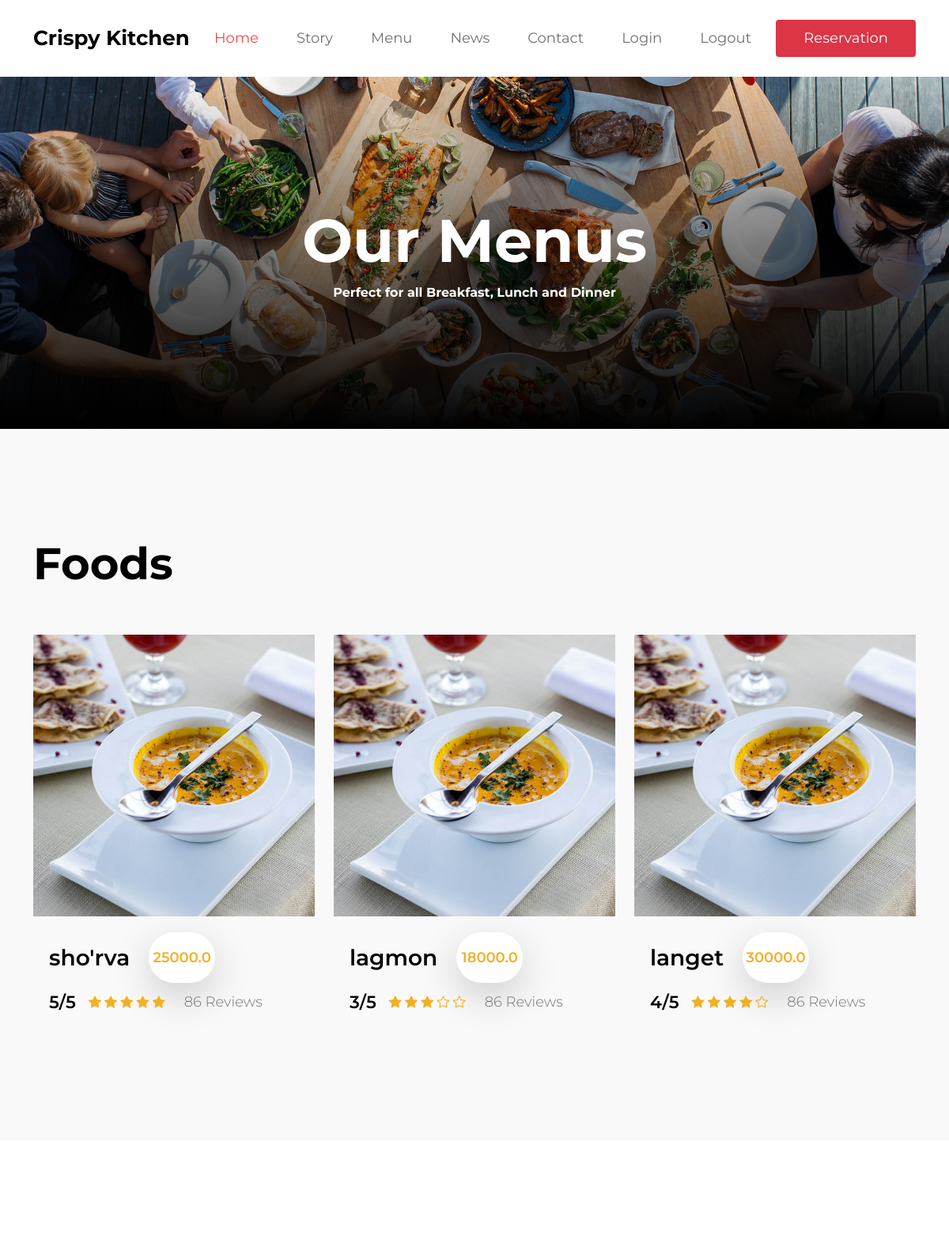
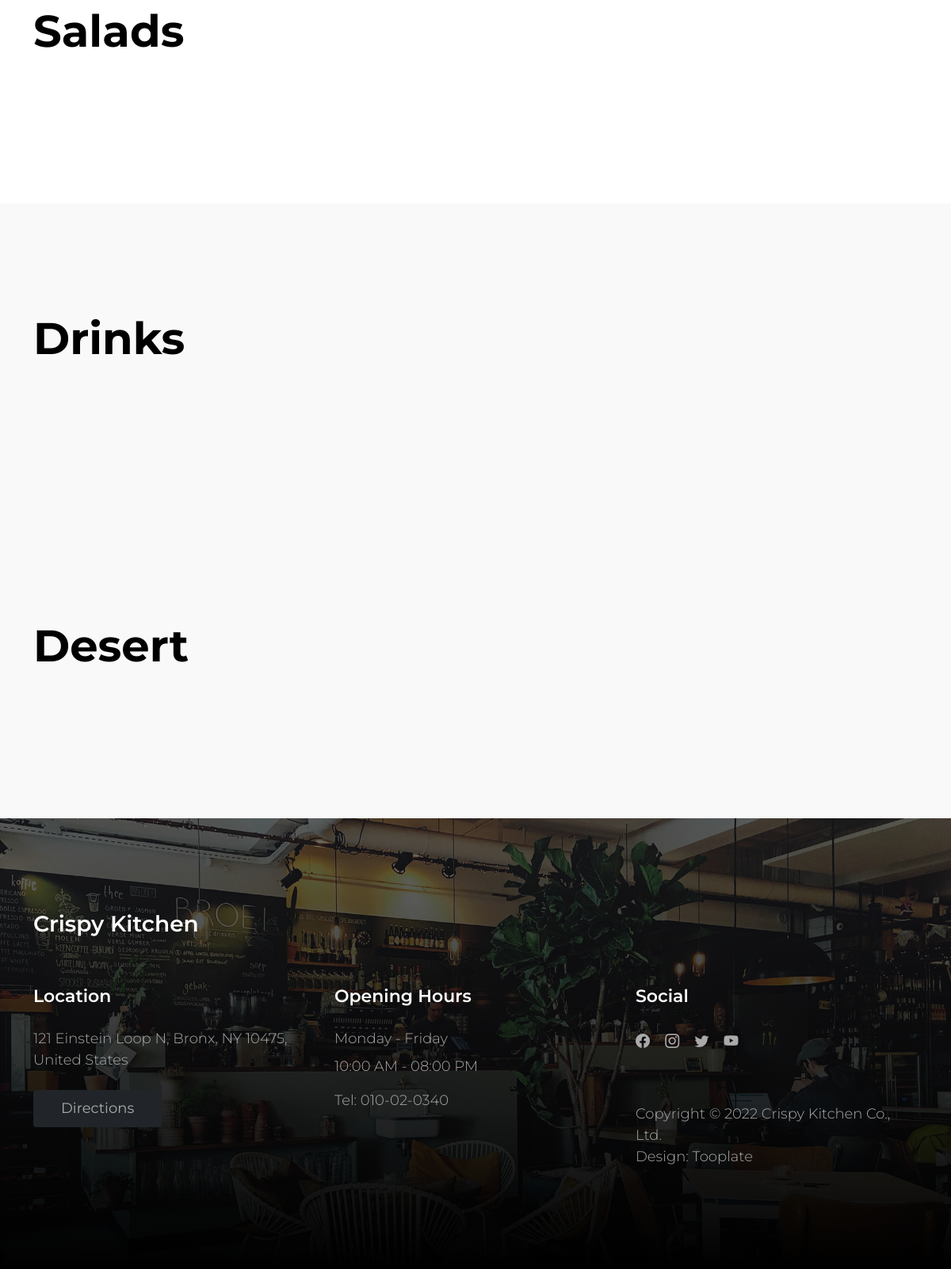
The app's page /menu/ with its own data (2 pictures, top to bottom).
### main/models.py (models this page shows, shortened)
class Foods(models.Model):
    status =(
        ('breakfast', 'breakfast'),
        ('lunch', 'lunch'),
        ('dinner', 'dinner'),
    )
    status2 = (
        ('foods', 'foods'),
        ('drink', 'drink'),
        ('salad', 'salad'),
        ('desert', 'desert'),
    )
    name = models.CharField(max_length=100)
    img = models.ImageField(upload_to='media/')
    special = models.CharField(max_length=100, choices=status)
    rating = models.PositiveIntegerField()
    price = models.FloatField()
    discount_price = models.FloatField( null=True, blank=True)
    description = models.TextField()
    category = models.CharField(max_length=100, choices=status2, default='foods')

### main/views.py (the view)
# urls.py: path('menu/', menu, name='menu'),
def menu(request):
    contex = {
        'foods': Foods.objects.all(),
    }
    return render(request, 'menu.html', contex)

### templates/menu.html (shortened to what this page needs)
        {% extends 'base.html'%}
        {% load static%}
        {% block content %}
        <main>
            <header class="site-header site-menu-header">
                <div class="container">
                    <div class="row">
                        <div class="col-lg-10 col-12 mx-auto">
                            <h1 class="text-white">Our Menus</h1>
                            <strong class="text-white">Perfect for all Breakfast, Lunch and Dinner</strong>
                        </div>
                    </div>
                </div>
                <div class="overlay"></div>
            </header>
            <section class="menu section-padding">
                <div class="container">
                    <div class="row">
                        <div class="col-12">
                            <h2 class="mb-lg-5 mb-4">Foods</h2>
                        </div>
                        {% for i in foods%}
                            {% if i.category == 'foods'%}
                        <div class="col-lg-4 col-md-6 col-12">
                            <div class="menu-thumb">
                                <a href="{% url 'food_detail'  i.id %}">
                                <img src="{{i.img.url}}" class="img-fluid menu-image" alt="">
                                </a>
                                <div class="menu-info d-flex flex-wrap align-items-center">
                                    <h4 class="mb-0">{{i.name}}</h4>
                                    {% if discount_price%}
                                    <span class="price-tag bg-white shadow-lg ms-4"><small></small>{{i.discount_price}}</span>
                                    {% else %}
                                    <span class="price-tag bg-white shadow-lg ms-4"><small></small>{{i.price}}</span>
                                    {% endif %}
                                    <div class="d-flex flex-wrap align-items-center w-100 mt-2">
                                        <h6 class="reviews-text mb-0 me-3">{{i.rating}}/5</h6>
                                        {% if i.rating > 4 and i.rating <= 5 %}
                                        <div class="reviews-stars">
                                            <i class="bi-star-fill reviews-icon"></i>
                                            <i class="bi-star-fill reviews-icon"></i>
                                            <i class="bi-star-fill reviews-icon"></i>
                                            <i class="bi-star-fill reviews-icon"></i>
                                            <i class="bi-star-fill reviews-icon"></i>
                                        </div>
                                        {% endif%}
                                        {% if i.rating > 3 and i.rating < 5 %}
                                        <div class="reviews-stars">
                                            <i class="bi-star-fill reviews-icon"></i>
                                            <i class="bi-star-fill reviews-icon"></i>
                                            <i class="bi-star-fill reviews-icon"></i>
                                            <i class="bi-star-fill reviews-icon"></i>
                                            <i class="bi-star reviews-icon"></i>
                                        </div>
                                        {% endif%}
                                        {% if i.rating > 2 and i.rating < 4 %}
                                        <div class="reviews-stars">
                                            <i class="bi-star-fill reviews-icon"></i>
                                            <i class="bi-star-fill reviews-icon"></i>
                                            <i class="bi-star-fill reviews-icon"></i>
                                            <i class="bi-star reviews-icon"></i>
                                            <i class="bi-star reviews-icon"></i>
                                        </div>
                                        {% endif%}
                                        <p class="reviews-text mb-0 ms-4">86 Reviews</p>
                                    </div>
                                </div>
                            </div>
                        </div>
                            {% endif %}
                        {% endfor %}
                    </div>
                </div>
            </section>
            <section class="menu section-padding bg-white">
                <div class="container">
                    <div class="row">
                        <div class="col-12">
                            <h2 class="mb-lg-5 mb-4">Salads</h2>
                        </div>
                    </div>
                </div>
            </section>
            <section class="menu section-padding">
                <div class="container">
                    <div class="row">
                        <div class="col-12">
                            <h2 class="mb-lg-5 mb-4">Drinks</h2>
                        </div>
                    </div>
                </div>
            </section>
                        <section class="menu section-padding">
                <div class="container">
                    <div class="row">
                        <div class="col-12">
                            <h2 class="mb-lg-5 mb-4">Desert</h2>
                        </div>
                    </div>
                </div>
            </section>
        </main>
        {% endblock  %}

### templates/base.html (shortened to what this page needs)
{% load static %}
<!doctype html>
<html lang="en">
    <head>
        <link href="{% static 'css/bootstrap.min.css' %}" rel="stylesheet">
        <link href="{% static 'css/bootstrap-icons.css' %}" rel="stylesheet">
        <link href="{% static 'css/tooplate-crispy-kitchen.css' %}" rel="stylesheet">
    </head>
    <body>
        <nav class="navbar navbar-expand-lg bg-white shadow-lg">
            <div class="container">
                <a class="navbar-brand" href="{% url 'index' %}">
                    Crispy Kitchen
                </a>
                <div class="collapse navbar-collapse" id="navbarNav">
                    <ul class="navbar-nav mx-auto">
                        <li class="nav-item">
                            <a class="nav-link active" href="{% url 'index' %}">Home</a>
                        </li>
                        <li class="nav-item">
                            <a class="nav-link" href="{% url 'about' %}">Story</a>
                        </li>
                        <li class="nav-item">
                            <a class="nav-link" href="{% url 'menu' %}">Menu</a>
                        </li>
                        <li class="nav-item">
                            <a class="nav-link" href="{% url 'news' %}">News</a>
                        </li>
                        <li class="nav-item">
                            <a class="nav-link" href="{% url 'contact' %}">Contact</a>
                        </li>
                        <li class="nav-item">
                            <a class="nav-link" href="{% url 'login_user' %}">Login</a>
                        </li>
                        <li class="nav-item">
                            <a class="nav-link" href="{% url 'logout' %}">Logout</a>
                        </li>
                    </ul>
                </div>
                <div class="d-none d-lg-block">
                    <button type="button" class="custom-btn btn btn-danger" data-bs-toggle="modal" data-bs-target="#BookingModal">Reservation</button>
                </div>
            </div>
        </nav>
        {% block content%}
        {% endblock content%}
        <footer class="site-footer section-padding">
            <div class="container">
                <div class="row">
                    <div class="col-12">
                        <h4 class="text-white mb-4 me-5">Crispy Kitchen</h4>
                    </div>
                    <div class="col-lg-4 col-md-7 col-xs-12 tooplate-mt30">
                        <h6 class="text-white mb-lg-4 mb-3">Location</h6>
                        <p>121 Einstein Loop N, Bronx, NY 10475, United States</p>
                        <a href="https://goo.gl/maps/wZVGLA7q64uC1s886" class="custom-btn btn btn-dark mt-2">Directions</a>
                    </div>
                    <div class="col-lg-4 col-md-5 col-xs-12 tooplate-mt30">
                        <h6 class="text-white mb-lg-4 mb-3">Opening Hours</h6>
                        <p class="mb-2">Monday - Friday</p>
                        <p>10:00 AM - 08:00 PM</p>
                        <p>Tel: <a href="tel: 010-02-0340" class="tel-link">010-02-0340</a></p>
                    </div>
                    <div class="col-lg-4 col-md-6 col-xs-12 tooplate-mt30">
                        <h6 class="text-white mb-lg-4 mb-3">Social</h6>
                        <ul class="social-icon">
                            <li><a href="#" class="social-icon-link bi-facebook"></a></li>
                            <li><a href="#" class="social-icon-link bi-instagram"></a></li>
                            <li><a href="https://twitter.com/search?q=tooplate.com&src=typed_query&f=live" target="_blank"
                            	 class="social-icon-link bi-twitter"></a></li>
                            <li><a href="#" class="social-icon-link bi-youtube"></a></li>
                        </ul>
                        <p class="copyright-text tooplate-mt60">Copyright © 2022 Crispy Kitchen Co., Ltd.
                        <br>Design: <a rel="nofollow" href="https://www.tooplate.com/" target="_blank">Tooplate</a></p>
                    </div>
                </div>
             </div>
        </footer>
    </body>
</html>

### static/css/tooplate-crispy-kitchen.css (style rules this page uses)
:root { --white-color: #FFFFFF; --primary-color: #f44749; --secondary-color: #f3af24; --section-bg-color: #F9F9F9; --dark-color: #000000; --title-color: #565758; --news-title-color: #292828; --p-color: #717275; --border-color: #eaeaea; --border-radius-default: .25rem; --body-font-family: 'Montserrat', sans-serif; --h1-font-size: 76px; --h2-font-size: 56px; --h3-font-size: 42px; --h4-font-size: 28px; --h5-font-size: 26px; --h6-font-size: 22px; --p-font-size: 18px; --menu-font-size: 18px; --category-font-size: 14px; --font-weight-light: 300; --font-weight-normal: 400; --font-weight-semibold: 600; --font-weight-bold: 700; }
body { background: var(--white-color); font-family: var(--body-font-family); position: relative; }
h2, h3, h4, h5, h6 { color: var(--dark-color); line-height: inherit; }
h1, h2, h3, h4, h5, h6 { font-weight: var(--font-weight-semibold); }
h1, h2 { font-weight: var(--font-weight-bold); }
h1 { font-size: var(--h1-font-size); line-height: normal; }
h2 { font-size: var(--h2-font-size); }
h4 { font-size: var(--h4-font-size); }
h6 { font-size: var(--h6-font-size); }
p, .list .list-item { color: var(--p-color); font-size: var(--p-font-size); font-weight: var(--font-weight-light); }
a, button { touch-action: manipulation; transition: all 0.3s; }
a { color: var(--secondary-color); text-decoration: none; }
.section-padding { padding-top: 8rem; padding-bottom: 8rem; }
b, strong { font-weight: var(--font-weight-bold); }
.custom-btn { border: 0; color: var(--white-color); font-size: var(--menu-font-size); padding: 10px 35px; }
.navbar { background: var(--white-color); padding-top: 20px; padding-bottom: 20px; }
.navbar-brand { color: var(--dark-color); font-size: var(--h5-font-size); font-weight: var(--font-weight-bold); margin-right: 0; }
.navbar-expand-lg .navbar-nav .nav-link { padding-right: 1.5rem; padding-left: 1.5rem; }
.navbar-expand-lg .nav-link { color: var(--p-color); font-weight: var(--font-weight-normal); font-size: var(--menu-font-size); padding-top: 15px; padding-bottom: 15px; }
.navbar-nav .nav-link.active, .nav-link:focus, .nav-link:hover { color: var(--primary-color); }
.site-header { background-repeat: no-repeat; background-position: center; background-size: cover; padding-top: 10rem; padding-bottom: 10rem; text-align: center; position: relative; }
.site-header .container { position: relative; z-index: 2; }
.site-menu-header { background-image: url('../images/header/luisa-brimble-aFzg83dvnAI-unsplash.jpg'); }
.overlay { background: linear-gradient(to top, var(--dark-color), transparent 100%); position: absolute; top: 0; right: 0; bottom: 0; left: 0; }
.price-tag { background: var(--white-color); border-radius: 100px; color: var(--secondary-color); font-size: var(--menu-font-size); font-weight: var(--font-weight-semibold); display: inline-block; width: 84px; height: 64px; line-height: 64px; text-align: center; }
.reviews-icon { color: var(--secondary-color); }
.menu, .about, .news, .related-news, .newsletter, .comments { background: var(--section-bg-color); }
.menu-thumb { position: relative; overflow: hidden; }
.menu-info { padding: 20px 20px 30px 20px; }
.menu-image { display: block; }
.site-footer { background-image: url('../images/daan-evers-tKN1WXrzQ3s-unsplash.jpg'); background-repeat: no-repeat; background-position: center; background-size: cover; padding-top: 7rem; padding-bottom: 7rem; position: relative; }
.site-footer::before { content: ""; background: linear-gradient(to top, var(--dark-color), transparent 200%); position: absolute; top: 0; right: 0; bottom: 0; left: 0; }
.site-footer .container { position: relative; }
.tooplate-mt30 { margin-top: 30px; }
.tooplate-mt60 { margin-top: 60px; }
.copyright-text { font-size: var(--menu-font-size); }
.tel-link { color: var(--p-color); }
.site-footer a { color: #AAA;; }
.site-footer p { color: #AAA; }
.social-icon { margin: 0; padding: 0; }
.social-icon li { list-style: none; display: inline-block; vertical-align: top; transition: all 0.3s; }
.social-icon-link { color: var(--p-color); font-size: var(--p-font-size); display: inline-block; vertical-align: top; margin-top: 4px; margin-bottom: 4px; margin-right: 15px; }

### records on screen
Foods: img (picture), name "sho'rva", price "25000.0", rating "5"
Foods: img (picture), name "lagmon", price "18000.0", rating "3"
Foods: img (picture), name "langet", price "30000.0", rating "4"
